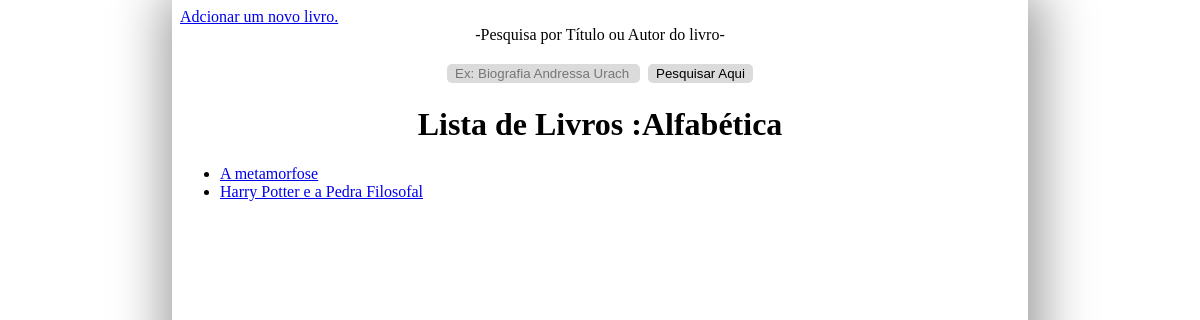
/SGCLAapp/, run on an earlier commit of the app's database.
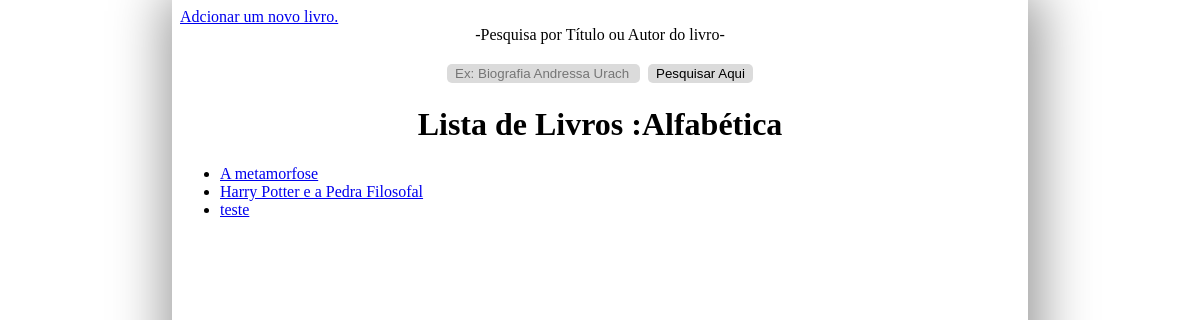
And on a later commit of the database.
### SGCLAapp/models.py (models this page shows, shortened)
class Livro(models.Model):
    titulo = models.CharField("Título do Livro", max_length=200)
    genero = models.CharField("Gênero textual", max_length=20)
    autor = models.CharField("Autor(res)",max_length=200)
    editora = models.CharField("Editora",max_length=150)
    anoPublicacao = models.DateTimeField("Data de publicação")
    unidades = models.IntegerField(default=1)

### SGCLAapp/views.py (the view)
# urls.py: path("", views.index, name="index"),
def index(request):
    livros = Livro.objects.all().order_by("titulo")
    template = loader.get_template("SGCLAapp/index.html")
    context = {
        "livros":livros
    }
    return HttpResponse(template.render(context, request))

### SGCLAapp/templates/SGCLAapp/index.html (shortened to what this page needs)
{% load static %}
<link rel="stylesheet" href="{% static 'SGCLAapp/estilo.css' %}"/>
<header>
    <a href="{%url 'SGCLA:adicionarUmLivroRota'%}">Adcionar um novo livro.</a>
    <form action="{% url 'SGCLA:buscar' 'titulo' %}" method="GET">
        <label for="titulo">-Pesquisa por Título ou Autor do livro-</label>
        <br/>
        <input type="text" name="titulo" id="titulo" placeholder="Ex: Biografia Andressa Urach">
        <input type="submit" value="Pesquisar Aqui">
    </form>
</header>
{%if livros%}
    {%if busca%}
        <h1>Resultado da sua Busca:</h1>
    {%else%}
        <h1>Lista de Livros :Alfabética</h1>
    {%endif%}
    <ul>
        {%for livro in livros%}
            <li><a href="{% url 'SGCLA:detalhes' livro.id%}">{{livro.titulo}}</a></li>
        {%endfor%}
    </ul>
{%else%}
    <p>Nenhum Livro encontrado!</p>
{%endif%}

What changed in the data, as far as the page shows it:
added Livro: titulo "teste"
